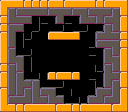

This game map was drawn from its Tiled (.tmx) file and the tilesets committed beside it. A one-line description and the full map source follow:
An orthogonal 16x14 tile map with 8x8 px tiles, 1 tile layer (tiles) and 18 objects (8x SWITCH_WALL, 4x LOCK, 3x SWITCH, SPAWN).

<map version="1.4" tiledversion="1.4.2" orientation="orthogonal" renderorder="right-down" width="16" height="14" tilewidth="8" tileheight="8" infinite="0" nextlayerid="4" nextobjectid="112">
 <editorsettings>
  <export format="json" />
 </editorsettings>
 <properties>
  <property name="maxBullets" type="int" value="3" />
  <property name="medalBullets" type="int" value="2" />
 </properties>
 <tileset firstgid="1" source="../sprites.tsx" />
 <layer id="1" name="tiles" width="16" height="14">
  <data encoding="csv">
9,29,13,8,8,8,12,13,12,29,29,13,8,12,29,10,
27,5,6,23,23,7,6,55,7,6,4,6,55,7,5,27,
8,19,23,7,74,75,43,21,75,43,19,7,21,6,22,11,
8,3,7,42,59,17,58,44,17,58,44,42,44,5,21,27,
11,39,74,60,17,17,12,29,29,13,17,61,6,54,7,8,
41,21,61,17,17,17,17,17,17,17,17,60,6,23,4,8,
41,5,58,44,17,17,17,17,17,17,17,75,43,5,21,11,
27,19,4,74,17,17,17,17,17,17,17,17,61,19,4,41,
8,5,21,61,17,17,17,17,17,17,17,74,60,5,21,27,
11,39,5,58,44,74,8,12,13,8,17,58,43,38,7,11,
27,39,38,7,5,58,45,44,17,17,17,74,60,21,5,27,
11,21,21,5,39,6,4,75,43,17,42,59,3,7,39,11,
41,6,23,20,19,7,19,7,58,44,60,6,20,6,20,41,
25,13,8,12,29,29,13,12,13,8,12,29,29,13,12,26
</data>
 </layer>
 <objectgroup color="#21ff06" id="3" name="walls">
  <object id="106" x="48" y="32" width="32" height="8" />
  <object id="107" x="48" y="72" width="32" height="8" />
 </objectgroup>
 <objectgroup id="2" name="entities">
  <object id="1" type="SPAWN" x="24" y="24" width="8" height="8" />
  <object id="49" type="SWITCH" x="60" y="16" width="8" height="8">
   <properties>
    <property name="color" value="GREEN" />
   </properties>
  </object>
  <object id="52" type="SWITCH_WALL" x="8" y="72" width="40" height="8">
   <properties>
    <property name="color" value="RED" />
   </properties>
  </object>
  <object id="54" type="SWITCH_WALL" x="8" y="32" width="40" height="8">
   <properties>
    <property name="color" value="GREEN" />
   </properties>
  </object>
  <object id="94" type="SWITCH_WALL" x="48" y="80" width="8" height="24">
   <properties>
    <property name="color" value="RED" />
   </properties>
  </object>
  <object id="96" type="SWITCH_WALL" x="72" y="40" width="8" height="32">
   <properties>
    <property name="color" value="BLUE" />
   </properties>
  </object>
  <object id="97" type="SWITCH_WALL" x="72" y="80" width="8" height="24">
   <properties>
    <property name="color" value="RED" />
   </properties>
  </object>
  <object id="98" type="SWITCH_WALL" x="80" y="72" width="40" height="8">
   <properties>
    <property name="color" value="RED" />
   </properties>
  </object>
  <object id="99" type="SWITCH_WALL" x="48" y="40" width="8" height="32">
   <properties>
    <property name="color" value="GREEN" />
   </properties>
  </object>
  <object id="100" type="LOCK" x="24" y="88" width="8" height="8" />
  <object id="101" type="LOCK" x="96" y="88" width="8" height="8" />
  <object id="103" type="LOCK" x="24" y="52" width="8" height="8" />
  <object id="104" type="SWITCH" x="60" y="52" width="8" height="8">
   <properties>
    <property name="color" value="RED" />
   </properties>
  </object>
  <object id="105" type="SWITCH" x="60" y="88" width="8" height="8">
   <properties>
    <property name="color" value="BLUE" />
   </properties>
  </object>
  <object id="110" type="SWITCH_WALL" x="80" y="32" width="40" height="8">
   <properties>
    <property name="color" value="BLUE" />
   </properties>
  </object>
  <object id="111" type="LOCK" x="96" y="52" width="8" height="8" />
 </objectgroup>
</map>
